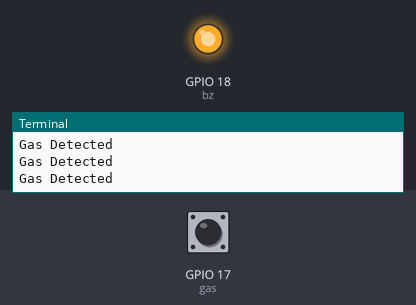
A program run on a simulated Raspberry Pi (BCM pin numbers). Shown: output pins drawn as LEDs (lit = HIGH), the last lines printed to the terminal. The inputs (shaded band) are chosen by the test bench; at power-on: GPIO 17 (gas) LOW.

Above: at 1.2 s.
1.3 s: GPIO 17 (gas) pulled HIGH for 0.25 s
At 1.5 s:
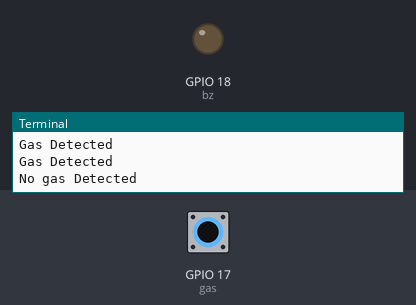
3.1 s: GPIO 17 (gas) pulled HIGH for 3.2 s
At 7.8 s:
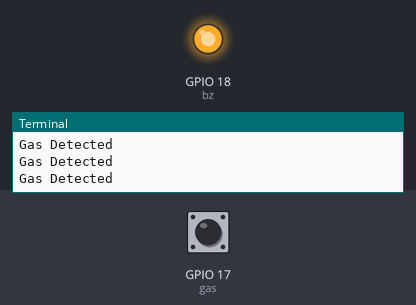
Timing chart, 0 to 9.3 s (numbered marks = the images above; inputs shaded):
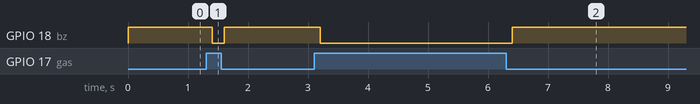

Measured:
- after the input at 1.3 s, GPIO 18 (bz): HIGH → LOW after 0.10 s, → HIGH 0.20 s later
- after the input at 3.1 s, GPIO 18 (bz): HIGH → LOW after 0.10 s, → HIGH 3.2 s later

The program:

main.py
```python
from gpiozero import DigitalInputDevice   # 디지털 입력(GPIO 핀 상태 읽기용)
from gpiozero import OutputDevice         # 디지털 출력(GPIO 핀 제어용)
import time                               # 딜레이(시간 제어)

bz  = OutputDevice(18)                    # GPIO18 → 부저 출력 핀 (ON/OFF 제어)
gas = DigitalInputDevice(17)              # GPIO17 → 가스 센서 DO(디지털 출력) 입력

try:
    while True:
        # MQ-2 센서는 가스 감지 시 LOW(0), 평상시 HIGH(1) 출력
        if gas.value == 0:                # LOW → 가스 감지됨
            print("Gas Detected")
            bz.on()                       # 부저 울림 (경고)
        else:                             # HIGH → 정상 상태
            print("No gas Detected")
            bz.off()                      # 부저 정지

        time.sleep(0.2)                   # 센서 상태를 0.2초마다 반복 체크

except KeyboardInterrupt:
    pass                                  # Ctrl+C로 종료 시 예외 처리

bz.off()                                  # 프로그램 종료 시 부저 OFF (안전 처리).
```
